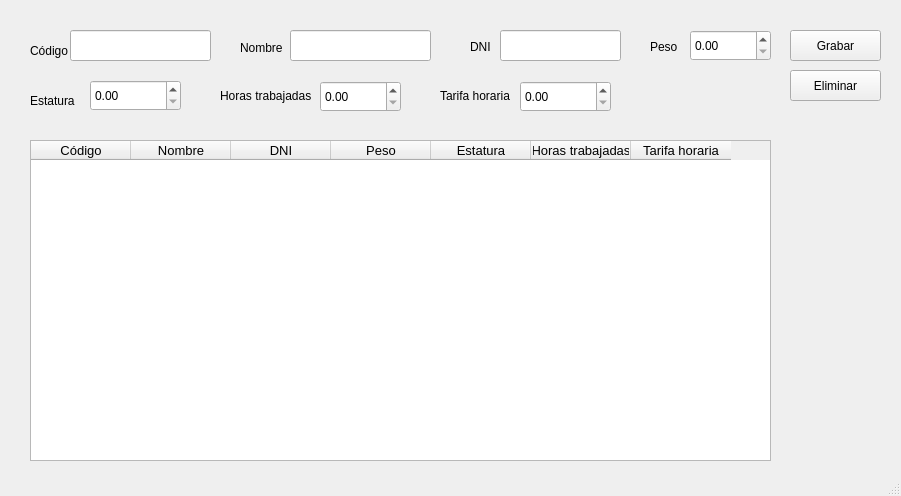
<?xml version="1.0" encoding="UTF-8"?>
<ui version="4.0">
 <class>MainWindow</class>
 <widget class="QMainWindow" name="MainWindow">
  <property name="geometry">
   <rect>
    <x>0</x>
    <y>0</y>
    <width>901</width>
    <height>496</height>
   </rect>
  </property>
  <property name="windowTitle">
   <string>Obreros</string>
  </property>
  <widget class="QWidget" name="centralwidget">
   <widget class="QLabel" name="label">
    <property name="geometry">
     <rect>
      <x>30</x>
      <y>40</y>
      <width>61</width>
      <height>21</height>
     </rect>
    </property>
    <property name="font">
     <font>
      <pointsize>9</pointsize>
     </font>
    </property>
    <property name="text">
     <string>Código</string>
    </property>
   </widget>
   <widget class="QLabel" name="label_2">
    <property name="geometry">
     <rect>
      <x>240</x>
      <y>40</y>
      <width>47</width>
      <height>16</height>
     </rect>
    </property>
    <property name="font">
     <font>
      <pointsize>9</pointsize>
     </font>
    </property>
    <property name="text">
     <string>Nombre</string>
    </property>
   </widget>
   <widget class="QLineEdit" name="lneCodigo">
    <property name="geometry">
     <rect>
      <x>70</x>
      <y>30</y>
      <width>141</width>
      <height>31</height>
     </rect>
    </property>
   </widget>
   <widget class="QTableWidget" name="tblObreros">
    <property name="geometry">
     <rect>
      <x>30</x>
      <y>140</y>
      <width>741</width>
      <height>321</height>
     </rect>
    </property>
    <property name="font">
     <font>
      <pointsize>10</pointsize>
     </font>
    </property>
    <property name="alternatingRowColors">
     <bool>true</bool>
    </property>
    <property name="selectionMode">
     <enum>QAbstractItemView::SingleSelection</enum>
    </property>
    <property name="selectionBehavior">
     <enum>QAbstractItemView::SelectRows</enum>
    </property>
    <column>
     <property name="text">
      <string>Código</string>
     </property>
    </column>
    <column>
     <property name="text">
      <string>Nombre</string>
     </property>
    </column>
    <column>
     <property name="text">
      <string>DNI</string>
     </property>
    </column>
    <column>
     <property name="text">
      <string>Peso</string>
     </property>
    </column>
    <column>
     <property name="text">
      <string>Estatura</string>
     </property>
    </column>
    <column>
     <property name="text">
      <string>Horas trabajadas</string>
     </property>
    </column>
    <column>
     <property name="text">
      <string>Tarifa horaria</string>
     </property>
    </column>
   </widget>
   <widget class="QPushButton" name="btnGrabar">
    <property name="geometry">
     <rect>
      <x>790</x>
      <y>30</y>
      <width>91</width>
      <height>31</height>
     </rect>
    </property>
    <property name="font">
     <font>
      <pointsize>9</pointsize>
     </font>
    </property>
    <property name="text">
     <string>Grabar</string>
    </property>
   </widget>
   <widget class="QPushButton" name="btnEliminar">
    <property name="geometry">
     <rect>
      <x>790</x>
      <y>70</y>
      <width>91</width>
      <height>31</height>
     </rect>
    </property>
    <property name="font">
     <font>
      <pointsize>9</pointsize>
     </font>
    </property>
    <property name="text">
     <string>Eliminar</string>
    </property>
   </widget>
   <widget class="QLineEdit" name="lneNombre">
    <property name="geometry">
     <rect>
      <x>290</x>
      <y>30</y>
      <width>141</width>
      <height>31</height>
     </rect>
    </property>
   </widget>
   <widget class="QLineEdit" name="lneDni">
    <property name="geometry">
     <rect>
      <x>500</x>
      <y>30</y>
      <width>121</width>
      <height>31</height>
     </rect>
    </property>
   </widget>
   <widget class="QLabel" name="label_3">
    <property name="geometry">
     <rect>
      <x>470</x>
      <y>40</y>
      <width>47</width>
      <height>13</height>
     </rect>
    </property>
    <property name="font">
     <font>
      <pointsize>9</pointsize>
     </font>
    </property>
    <property name="text">
     <string>DNI</string>
    </property>
   </widget>
   <widget class="QLabel" name="label_4">
    <property name="geometry">
     <rect>
      <x>650</x>
      <y>40</y>
      <width>47</width>
      <height>13</height>
     </rect>
    </property>
    <property name="font">
     <font>
      <pointsize>9</pointsize>
     </font>
    </property>
    <property name="text">
     <string>Peso</string>
    </property>
   </widget>
   <widget class="QDoubleSpinBox" name="dsbPeso">
    <property name="geometry">
     <rect>
      <x>690</x>
      <y>30</y>
      <width>81</width>
      <height>31</height>
     </rect>
    </property>
    <property name="font">
     <font>
      <pointsize>9</pointsize>
     </font>
    </property>
    <property name="maximum">
     <double>10000.000000000000000</double>
    </property>
   </widget>
   <widget class="QLabel" name="label_5">
    <property name="geometry">
     <rect>
      <x>30</x>
      <y>90</y>
      <width>61</width>
      <height>21</height>
     </rect>
    </property>
    <property name="font">
     <font>
      <pointsize>9</pointsize>
     </font>
    </property>
    <property name="text">
     <string>Estatura</string>
    </property>
   </widget>
   <widget class="QDoubleSpinBox" name="dsbEstatura">
    <property name="geometry">
     <rect>
      <x>90</x>
      <y>80</y>
      <width>91</width>
      <height>31</height>
     </rect>
    </property>
    <property name="font">
     <font>
      <pointsize>9</pointsize>
     </font>
    </property>
    <property name="maximum">
     <double>10000.000000000000000</double>
    </property>
   </widget>
   <widget class="QLabel" name="label_6">
    <property name="geometry">
     <rect>
      <x>220</x>
      <y>85</y>
      <width>91</width>
      <height>21</height>
     </rect>
    </property>
    <property name="font">
     <font>
      <pointsize>9</pointsize>
     </font>
    </property>
    <property name="text">
     <string>Horas trabajadas</string>
    </property>
   </widget>
   <widget class="QDoubleSpinBox" name="dsbHoraTrabajada">
    <property name="geometry">
     <rect>
      <x>320</x>
      <y>81</y>
      <width>81</width>
      <height>31</height>
     </rect>
    </property>
    <property name="font">
     <font>
      <pointsize>9</pointsize>
     </font>
    </property>
    <property name="maximum">
     <double>10000.000000000000000</double>
    </property>
   </widget>
   <widget class="QLabel" name="label_7">
    <property name="geometry">
     <rect>
      <x>440</x>
      <y>85</y>
      <width>71</width>
      <height>21</height>
     </rect>
    </property>
    <property name="font">
     <font>
      <pointsize>9</pointsize>
     </font>
    </property>
    <property name="text">
     <string>Tarifa horaria</string>
    </property>
   </widget>
   <widget class="QDoubleSpinBox" name="dsbTarifaHoraria">
    <property name="geometry">
     <rect>
      <x>520</x>
      <y>81</y>
      <width>91</width>
      <height>31</height>
     </rect>
    </property>
    <property name="font">
     <font>
      <pointsize>9</pointsize>
     </font>
    </property>
    <property name="maximum">
     <double>10000.000000000000000</double>
    </property>
   </widget>
  </widget>
  <widget class="QStatusBar" name="statusbar"/>
 </widget>
 <resources/>
 <connections/>
</ui>
